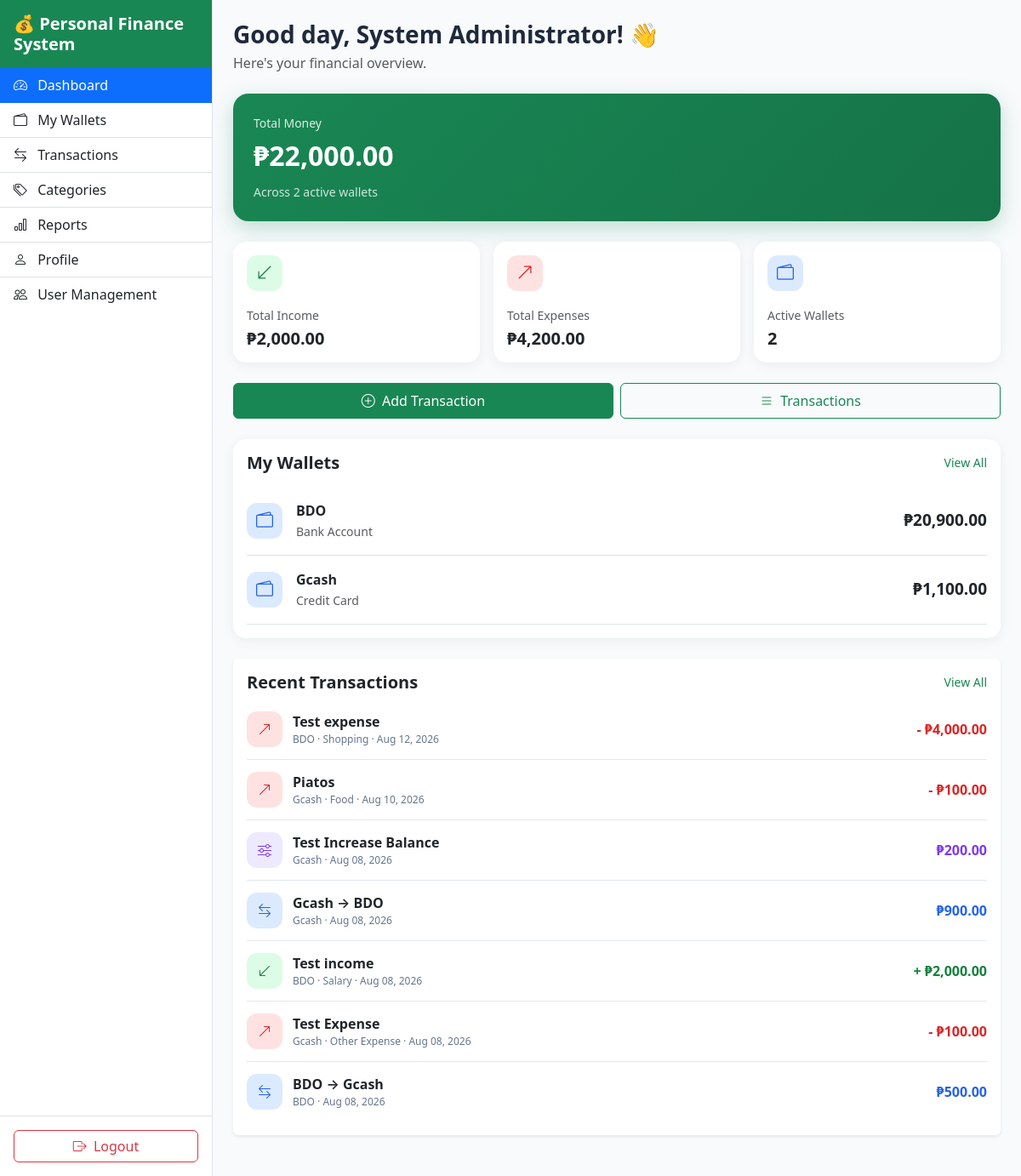
The page /dashboard/ (signed in) on the database its author committed.
### tables this page shows
CREATE TABLE `wallets` (
  `id` int(10) unsigned NOT NULL AUTO_INCREMENT,
  `user_id` int(10) unsigned NOT NULL,
  `wallet_type_id` int(10) unsigned NOT NULL,
  `name` varchar(100) NOT NULL,
  `description` varchar(255) DEFAULT NULL,
  `initial_balance` decimal(15,2) NOT NULL DEFAULT 0.00,
  `currency` varchar(10) NOT NULL DEFAULT 'PHP',
  `status` enum('Active','Archived') NOT NULL DEFAULT 'Active',
  `created_at` timestamp NOT NULL DEFAULT current_timestamp(),
  `updated_at` timestamp NOT NULL DEFAULT current_timestamp() ON UPDATE current_timestamp(),
  PRIMARY KEY (`id`),
  KEY `idx_wallet_user` (`user_id`),
  KEY `idx_wallet_type` (`wallet_type_id`),
  CONSTRAINT `fk_wallet_type` FOREIGN KEY (`wallet_type_id`) REFERENCES `wallet_types` (`id`) ON UPDATE CASCADE,
  CONSTRAINT `fk_wallet_user` FOREIGN KEY (`user_id`) REFERENCES `users` (`id`) ON DELETE CASCADE ON UPDATE CASCADE
);

CREATE TABLE `transactions` (
  `id` bigint(20) unsigned NOT NULL AUTO_INCREMENT,
  `user_id` int(10) unsigned NOT NULL,
  `wallet_id` int(10) unsigned NOT NULL,
  `category_id` int(10) unsigned DEFAULT NULL,
  `type` enum('Income','Expense','Transfer','Adjustment') NOT NULL,
  `amount` decimal(15,2) NOT NULL,
  `transaction_date` date NOT NULL,
  `description` varchar(255) DEFAULT NULL,
  `notes` text DEFAULT NULL,
  `created_at` timestamp NOT NULL DEFAULT current_timestamp(),
  `updated_at` timestamp NOT NULL DEFAULT current_timestamp() ON UPDATE current_timestamp(),
  PRIMARY KEY (`id`),
  KEY `idx_transaction_user` (`user_id`),
  KEY `idx_transaction_wallet` (`wallet_id`),
  KEY `idx_transaction_category` (`category_id`),
  KEY `idx_transaction_date` (`transaction_date`),
  KEY `idx_transaction_type` (`type`),
  CONSTRAINT `fk_transaction_category` FOREIGN KEY (`category_id`) REFERENCES `categories` (`id`) ON DELETE SET NULL ON UPDATE CASCADE,
  CONSTRAINT `fk_transaction_user` FOREIGN KEY (`user_id`) REFERENCES `users` (`id`) ON DELETE CASCADE ON UPDATE CASCADE,
  CONSTRAINT `fk_transaction_wallet` FOREIGN KEY (`wallet_id`) REFERENCES `wallets` (`id`) ON UPDATE CASCADE,
  CONSTRAINT `fk_transactions_category` FOREIGN KEY (`category_id`) REFERENCES `categories` (`id`) ON DELETE SET NULL ON UPDATE CASCADE,
  CONSTRAINT `fk_transactions_user` FOREIGN KEY (`user_id`) REFERENCES `users` (`id`) ON DELETE CASCADE ON UPDATE CASCADE,
  CONSTRAINT `fk_transactions_wallet` FOREIGN KEY (`wallet_id`) REFERENCES `wallets` (`id`) ON DELETE CASCADE ON UPDATE CASCADE
);

CREATE TABLE `categories` (
  `id` int(10) unsigned NOT NULL AUTO_INCREMENT,
  `user_id` int(10) unsigned DEFAULT NULL,
  `name` varchar(100) NOT NULL,
  `type` enum('Income','Expense') NOT NULL,
  `description` varchar(255) DEFAULT NULL,
  `status` enum('Active','Inactive') NOT NULL DEFAULT 'Active',
  `created_at` timestamp NOT NULL DEFAULT current_timestamp(),
  `updated_at` timestamp NOT NULL DEFAULT current_timestamp() ON UPDATE current_timestamp(),
  PRIMARY KEY (`id`),
  KEY `idx_category_user` (`user_id`),
  KEY `idx_category_type` (`type`),
  CONSTRAINT `fk_category_user` FOREIGN KEY (`user_id`) REFERENCES `users` (`id`) ON DELETE CASCADE ON UPDATE CASCADE
);

### dashboard/index.php (the view, shortened to what the rows shown need)
<?php
require_once __DIR__ . '/../app/config/database.php';
require_once __DIR__ . '/../app/helpers/functions.php';
$userId = (int) $_SESSION['user_id'];
$walletStmt =
    $pdo->prepare($walletSql);
$walletStmt->execute([
    ':income_user_id' =>
        $userId,
    ':expense_user_id' =>
        $userId,
    ':adjustment_user_id' =>
        $userId,
    ':sent_user_id' =>
        $userId,
    ':received_user_id' =>
        $userId,
    ':wallet_user_id' =>
        $userId
]);
$wallets =
    $walletStmt->fetchAll();
$recentSql = "
    SELECT
        t.id,
        t.type,
        t.amount,
        t.transaction_date,
        t.description,
        t.wallet_id,
        w.name AS wallet_name,
        c.name AS category_name,
        destination_t.id AS destination_transaction_id,
        destination_w.name AS destination_wallet_name
    FROM transactions t
    INNER JOIN wallets w
        ON t.wallet_id = w.id
    LEFT JOIN categories c
        ON t.category_id = c.id
    LEFT JOIN transaction_transfers tt
        ON tt.transaction_id = t.id
    LEFT JOIN transactions destination_t
        ON tt.destination_transaction_id =
           destination_t.id
    LEFT JOIN wallets destination_w
        ON destination_t.wallet_id =
           destination_w.id
    WHERE t.user_id = :user_id
      /*
       * Do not show the destination side
       * of a transfer as a second transaction.
       *
       * The source transaction already contains
       * the complete transfer information.
       */
      AND NOT EXISTS (
          SELECT 1
          FROM transaction_transfers destination_link
          WHERE destination_link.destination_transaction_id =
                t.id
      )
    ORDER BY
        t.transaction_date DESC,
        t.id DESC
    LIMIT 8
";
$recentStmt =
    $pdo->prepare($recentSql);
$recentStmt->execute([
    ':user_id' => $userId
]);
$recentTransactions =
    $recentStmt->fetchAll();
function dashboardMoney(
    float $amount,
    string $currency = 'PHP'
): string {
    $symbol =
        $currency === 'PHP'
            ? '₱'
            : $currency . ' ';
    return $symbol .
        number_format(
            $amount,
            2
        );
}
function dashboardTypeClass(
    string $type
): string {
    switch ($type) {
        case 'Income':
            return 'income';
        case 'Expense':
            return 'expense';
        case 'Transfer':
            return 'transfer';
        case 'Adjustment':
            return 'adjustment';
    }
}
?>
<!DOCTYPE html>
<html lang="en">
<head>
<link
    href="https://cdn.jsdelivr.net/npm/bootstrap@5.3.7/dist/css/bootstrap.min.css"
    rel="stylesheet"
>
<link
    rel="stylesheet"
    href="https://cdn.jsdelivr.net/npm/bootstrap-icons@1.13.1/font/bootstrap-icons.min.css"
>
<link
    rel="stylesheet"
    href="<?= BASE_URL ?>assets/css/style_dashboard_index.css"
>
</head>
<body>
<main
    class="
        dashboard-content
    "
>
<div
    class="
        card
        wallet-card
        mb-4
    "
>
    <div
        class="
            card-body
        "
    >
        <?php if (
            empty($wallets)
        ): ?>
            <div
                class="
                    text-center
                    py-4
                "
            >
                <i
                    class="
                        bi
                        bi-wallet2
                        fs-1
                        text-muted
                    "
                ></i>
                <p
                    class="
                        text-muted
                        mt-2
                        mb-3
                    "
                >
                    You don't have any
                    active wallets yet.
                </p>
                <a
                    href="<?= BASE_URL ?>wallets/"
                    class="
                        btn
                        btn-outline-success
                    "
                >
                    Add Wallet
                </a>
            </div>
        <?php else: ?>
            <?php foreach (
                $wallets as $wallet
            ): ?>
                <div
                    class="
                        d-flex
                        align-items-center
                        justify-content-between
                        py-3
                        border-bottom
                    "
                >
                    <div
                        class="
                            d-flex
                            align-items-center
                            gap-3
                        "
                    >
                        <div
                            class="
                                summary-icon
                                wallet-icon
                            "
                        >
                            <i
                                class="
                                    bi
                                    bi-wallet2
                                "
                            ></i>
                        </div>
                        <div>
                            <div
                                class="
                                    fw-semibold
                                "
                            >
                                <?= e(
                                    $wallet['name']
                                ) ?>
                            </div>
                            <small
                                class="
                                    text-muted
                                "
                            >
                                <?= e(
                                    $wallet['wallet_type']
                                ) ?>
                            </small>
                        </div>
                    </div>
                    <div
                        class="
                            wallet-balance
                        "
                    >
                        <?= dashboardMoney(
                            (float)
                            $wallet[
                                'current_balance'
                            ],
                            $wallet['currency']
                        ) ?>
                    </div>
                </div>
            <?php endforeach; ?>
        <?php endif; ?>
    </div>
</div>
<div
    class="
        card
        border-0
        shadow-sm
        mb-4
    "
>
    <div
        class="
            card-body
        "
    >
        <?php if (
            empty($recentTransactions)
        ): ?>
            <div
                class="
                    text-center
                    py-4
                "
            >
                <i
                    class="
                        bi
                        bi-receipt
                        fs-1
                        text-muted
                    "
                ></i>
                <p
                    class="
                        text-muted
                        mt-2
                        mb-0
                    "
                >
                    No transactions yet.
                </p>
            </div>
        <?php else: ?>
            <?php foreach (
                $recentTransactions
                as $transaction
            ): ?>
                <?php
                    $transactionType =
                        $transaction['type'];
                    $typeClass =
                        dashboardTypeClass(
                            $transactionType
                        );
                    $description =
                        trim(
                            $transaction['description'] ?? ''
                        );
                    if (
                        $transactionType === 'Transfer'
                    ) {
                        if (
                            !empty(
                                $transaction[
                                    'destination_wallet_name'
                                ]
                            )
                        ) {
                            $description =
                                $transaction[
                                    'wallet_name'
                                ]
                                .
                                ' → '
                                .
                                $transaction[
                                    'destination_wallet_name'
                                ];
                        } else {
                            $description =
                                'Wallet Transfer';
                        }
                    }
                    $icon =
                        match (
                            $transactionType
                        ) {
                            'Income' =>
                                'bi-arrow-down-left',
                            'Expense' =>
                                'bi-arrow-up-right',
                            'Transfer' =>
                                'bi-arrow-left-right',
                            'Adjustment' =>
                                'bi-sliders',
                            default =>
                                'bi-receipt'
                        };
                    ?>
                <div
                    class="
                        transaction-item
                    "
                >
                    <div
                        class="
                            transaction-icon
                            <?= e(
                                $typeClass
                            ) ?>"
                    >
                        <i
                            class="
                                bi
                                <?= e(
                                    $icon
                                ) ?>"
                        ></i>
                    </div>
                    <div
                        class="
                            transaction-description
                        "
                    >
                        <div
                            class="
                                transaction-title
                            "
                        >
                            <?= e(
                                $description
                            ) ?>
                        </div>
                        <div
                            class="
                                transaction-meta
                            "
                        >
                            <?= e(
                                $transaction[
                                    'wallet_name'
                                ]
                            ) ?>
                            <?php if (
                                $transaction[
                                    'category_name'
                                ]
                            ): ?>
                                ·
                                <?= e(
                                    $transaction[
                                        'category_name'
                                    ]
                                ) ?>
                            <?php endif; ?>
                            ·
                            <?= date(
                                'M d, Y',
                                strtotime(
                                    $transaction[
                                        'transaction_date'
                                    ]
                                )
                            ) ?>
                        </div>
                    </div>
                    <div
                        class="
                            transaction-amount
                            <?= e(
                                $typeClass
                            ) ?>"
                    >
                        <?php if (
                            $transactionType ===
                            'Expense'
                        ): ?>
                            -
                        <?php elseif (
                            $transactionType ===
                            'Income'
                        ): ?>
                            +
                        <?php endif; ?>
                        ₱<?= number_format(
                            (float)
                            $transaction[
                                'amount'
                            ],
                            2
                        ) ?>
                    </div>
                </div>
            <?php endforeach; ?>
        <?php endif; ?>
    </div>
</div>
</main>
</body>
</html>

### rows shown on the page
wallets: name "BDO", wallet_type "Bank Account", w "₱20,900.00"
wallets: name "Gcash", wallet_type "Credit Card", w "₱1,100.00"
transactions: description "Test expense", wallet.name "BDO", category.name "Shopping", transaction_date "Aug 12, 2026", amount "4,000.00"
transactions: description "Piatos", wallet.name "Gcash", category.name "Food", transaction_date "Aug 10, 2026", amount "100.00"
transactions: description "Test Increase Balance", wallet.name "Gcash", transaction_date "Aug 08, 2026", amount "200.00"
transactions: description "Gcash → BDO", wallet.name "Gcash", transaction_date "Aug 08, 2026", amount "900.00"
transactions: description "Test income", wallet.name "BDO", category.name "Salary", transaction_date "Aug 08, 2026", amount "2,000.00"
transactions: description "Test Expense", wallet.name "Gcash", category.name "Other Expense", transaction_date "Aug 08, 2026", amount "100.00"
transactions: description "BDO → Gcash", wallet.name "BDO", transaction_date "Aug 08, 2026", amount "500.00"

### other values the page prints
APP_NAME "Personal Finance System"
$fullname "System Administrator"
$activeWalletCount "2"
